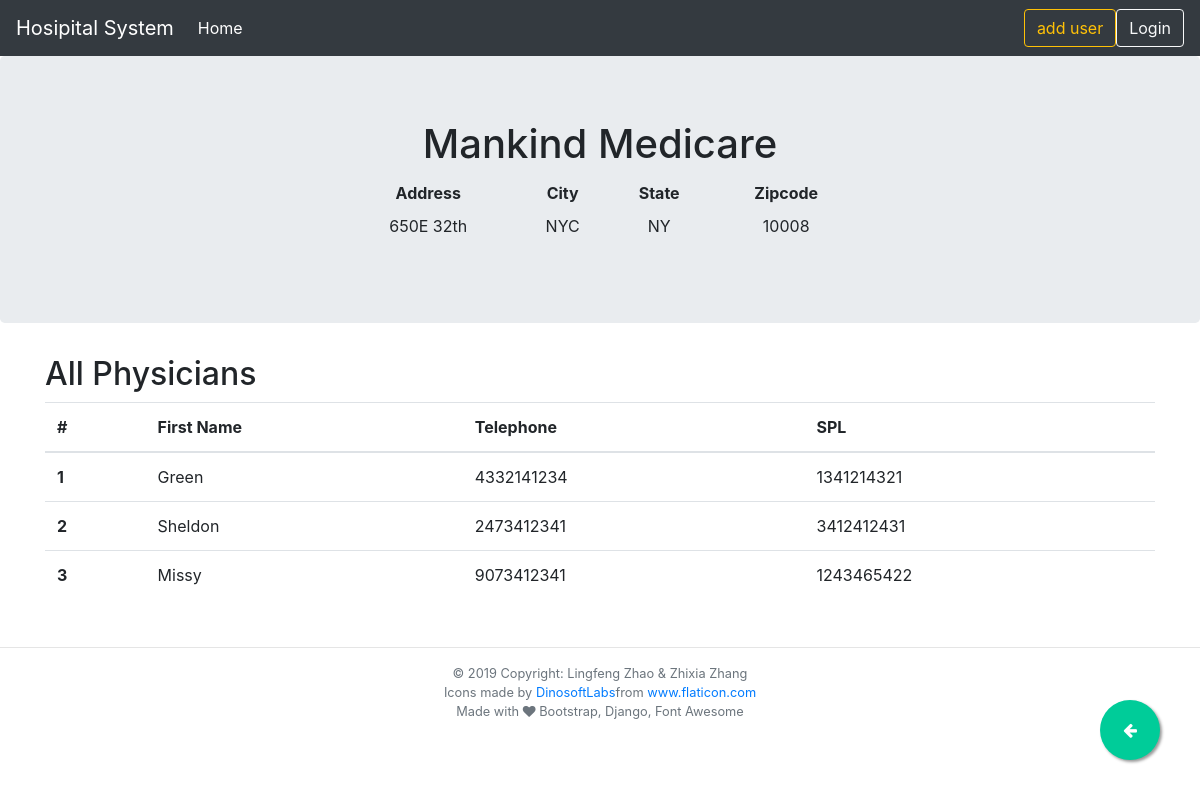
Screenshot of /hospital/4/physician with the database file from the repository.
### hospital/models.py (models this page shows, shortened)
class Hospital(models.Model):
    hid = models.AutoField(primary_key=True)
    hname = models.CharField(max_length=30)
    hst_address = models.CharField(max_length=30)
    hst_city = models.CharField(max_length=30)
    hstate = models.CharField(max_length=20)
    hzip = models.IntegerField()
    class Meta:
        db_table = "hospital"

class Physician(models.Model):
    phid = models.AutoField(primary_key=True)
    phfname = models.CharField(max_length=30)
    phtel = models.CharField(max_length=13)
    phspl = models.CharField(max_length=30)
    hid = models.ForeignKey(Hospital, models.CASCADE, db_column="hid")
    patient = models.ManyToManyField(
        Patient, through="PatientTreatment", related_name="physician"
    )
    treatment = models.ManyToManyField(
        Treatment, through=PatientTreatment, related_name="physician"
    )
    class Meta:
        db_table = "physician"

### hospital/views.py (the view)
# urls.py: path("hospital/<int:pk>/physician", views.PhysicianView.as_view(), name="hospital-physician"),
class PhysicianView(generic.DetailView):
    model = Hospital
    template_name = "physicians.html"
    def get_context_data(self, **kwargs):
        context = super().get_context_data(**kwargs)
        form = PhysicianForm(self.kwargs["pk"])
        context["add_form"] = form
        return context

### hospital/templates/physicians.html (shortened to what this page needs)
{% extends './base.html' %}
{% block page_title %} {{ hospital.hname }}{% endblock  %}
{% block last_page %}{% url 'hospital-detail' hospital.hid  %}{% endblock last_page %}
{% block page_details %}
<div class="col-md-6 offset-md-3">
  <table class="table table-borderless table-sm">
    <thead>
      <tr>
        {% block details_title %}
        <th scope="col">Address</th>
        <th scope="col">City</th>
        <th scope="col">State</th>
        <th scope="col">Zipcode</th>
        {% endblock  %}
      </tr>
    </thead>
    <tbody>
      <tr>
        {% block details_content %}
        <td>{{ hospital.hst_address }}</td>
        <td>{{ hospital.hst_city }}</td>
        <td>{{ hospital.hstate }}</td>
        <td>{{ hospital.hzip }}</td>
        {% endblock  %}
      </tr>
    </tbody>
  </table>
</div>
{% endblock %}
{% block content %}
<h2> All Physicians </h2>
{% if hospital.physician_set %}
<table class="table table-hover">
  <thead>
    <tr>
      <th scope="col">#</th>
      <th scope="col">First Name</th>
      <th scope="col">Telephone</th>
      <th scope="col">SPL</th>
    </tr>
  </thead>
  <tbody>
    {% for physician in hospital.physician_set.all %}
    <tr >
      <th scope="row">{{forloop.counter}}</th>
      <td onclick="window.location='{% url 'physician-detail' physician.phid %}';">{{physician.phfname | title}}</td>
      <td onclick="window.location='{% url 'physician-detail' physician.phid %}';">{{physician.phtel | title}}</td>
      <td onclick="window.location='{% url 'physician-detail' physician.phid %}';">{{physician.phspl | title}}</td>
    </tr>
    {% endfor %}
  </tbody>
</table>
{% else %}
<p>No Physician.</p>
{% endif %}
{% endblock content %}

### hospital/templates/base.html (style rules this page uses)
body { min-height: 800px; padding-top: 56px; }

### rows the page displays
Hospital: hname "Mankind Medicare", hst_address "650E 32th", hst_city "NYC", hstate "NY", hzip "10008"
Physician: phfname "Green", phtel "4332141234", phspl "1341214321"
Physician: phfname "Sheldon", phtel "2473412341", phspl "3412412431"
Physician: phfname "Missy", phtel "9073412341", phspl "1243465422"
